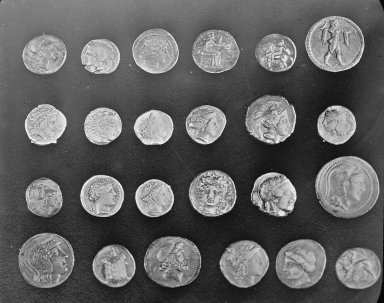
#> input picture skimage.data.coins(), 384 x 303 px
$ jupyter execute ' lab10_3.ipynb'
#> lines starting #> are read from the running program, lines starting #| are printed output that depends on the picture; after the words box and inside, x2 and y2 are one past the last pixel; in counts of white or black regions, pixels touching at a corner belong together
[cell 1]
import numpy as np
import matplotlib.pyplot as plt
from matplotlib import cm

from skimage import data, color
from skimage.transform import hough_circle, hough_circle_peaks
from skimage.feature import canny
from skimage.draw import circle_perimeter
from skimage.util import img_as_ubyte


# Load picture and detect edges
image = img_as_ubyte(data.coins()[160:230, 70:270])
edges = canny(image, sigma=3, low_threshold=10, high_threshold=50)
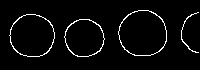
#> edges: shape (70, 200) bool; 3.8% white in thin lines or dots, all inside (x1, y1, x2, y2) = (9, 10, 199, 57)


# Detect two radii
hough_radii = np.arange(20, 35, 2)
hough_res = hough_circle(edges, hough_radii)

# Select the most prominent 3 circles
accums, cx, cy, radii = hough_circle_peaks(hough_res, hough_radii,
                                           total_num_peaks=3)
#> accums = [0.625, 0.583, 0.45]; cx = [32, 142, 84]; cy = [35, 34, 39]; radii = [22, 24, 20]

# Generating figure 2
fig, axes = plt.subplots(3, 1, figsize=(10, 12))
ax = axes.ravel()

ax[0].imshow(image, cmap=cm.gray)
ax[0].set_title('Input image')

ax[1].imshow(edges, cmap=cm.gray)
ax[1].set_title('Canny edges')

image = color.gray2rgb(image)
#> image: shape (70, 200, 3)
for center_y, center_x, radius in zip(cy, cx, radii):
    circy, circx = circle_perimeter(center_y, center_x, radius,
                                    shape=image.shape)
    image[circy, circx] = (220, 20, 20)
#> this loop made 3 passes
#> (center_y, center_x, radius) on passes 1 to 3: (35, 32, 22), (34, 142, 24), (39, 84, 20)
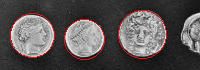
#> image: shape (70, 200, 3); mean R, G, B 88.9, 83.6, 83.6
ax[2].imshow(image, cmap=plt.cm.gray)
ax[2].set_title('Hough Circle')

# for a in ax:
#     a.set_axis_off()

plt.tight_layout()
plt.show()

[cell 2]
from skimage import io
from skimage.color import rgb2gray
from matplotlib import pyplot as plt

from skimage import data, color, img_as_ubyte
from skimage.feature import canny
from skimage.transform import hough_ellipse
from skimage.draw import ellipse_perimeter

from matplotlib import cm

filename = 'Example_Lab.jpg'
image_rgb = io.imread(filename)
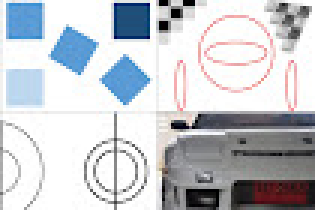
#> input picture lab_10/Example_Lab.jpg, 105 x 70 px (shown 3 times larger)
#> image_rgb is the input picture: shape (70, 105, 3); mean R, G, B 196.8, 199.9, 205.2
image_gray = rgb2gray(image_rgb)

edges = canny(image_gray, sigma=3)
#> edges: shape (70, 105) bool; 5.2% white in thin lines or dots

# Detect two radii
hough_radii = np.arange(90, 120, 2)
hough_res = hough_circle(edges, hough_radii)

# Select the most prominent 3 circles
accums, cx, cy, radii = hough_circle_peaks(hough_res, hough_radii
                                          , total_num_peaks=10)
#> accums = [0.0284, 0.0273, 0.0261, 0.0261, 0.0254, 0.0254, 0.0254, 0.0254, 0.025, 0.0246]; cx = [5, 8, 3, 4, 7, 11, 10, 9, 3, 6]; cy = [37, 39, 37, 40, 37, 46, 44, 42, 48, 40]; radii = [92, 90, 94, 94, 90, 90, 90, 90, 98, 92]

# Generating figure 2
fig, axes = plt.subplots(3, 1, figsize=(18, 21), sharex=True, sharey=True)
ax = axes.ravel()

ax[0].imshow(image_rgb, cmap=cm.gray)
ax[0].set_title('Input image')

ax[1].imshow(edges, cmap=cm.gray)
ax[1].set_title('Canny edges')

# ax[2].imshow(edges * 0)
image = color.gray2rgb(image_gray)
#> image: shape (70, 105, 3) float64
for center_y, center_x, radius in zip(cy, cx, radii):
    circy, circx = circle_perimeter(center_y, center_x, radius,
                                    shape=image.shape)
    image[circy, circx] = (255, 0, 0)
#> this loop made 10 passes
#> (center_y, center_x, radius) on passes 1 to 10: (37, 5, 92), (39, 8, 90), (37, 3, 94), (40, 4, 94), (37, 7, 90), (46, 11, 90), (44, 10, 90), (42, 9, 90), (48, 3, 98), (40, 6, 92)
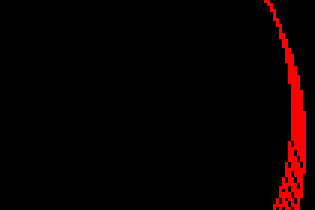
#> image: shape (70, 105, 3) float64 (shown 3 times larger); mean R, G, B 10.3, 0.8, 0.8
ax[2].imshow(image, cmap=plt.cm.gray)

plt.tight_layout()
plt.show()
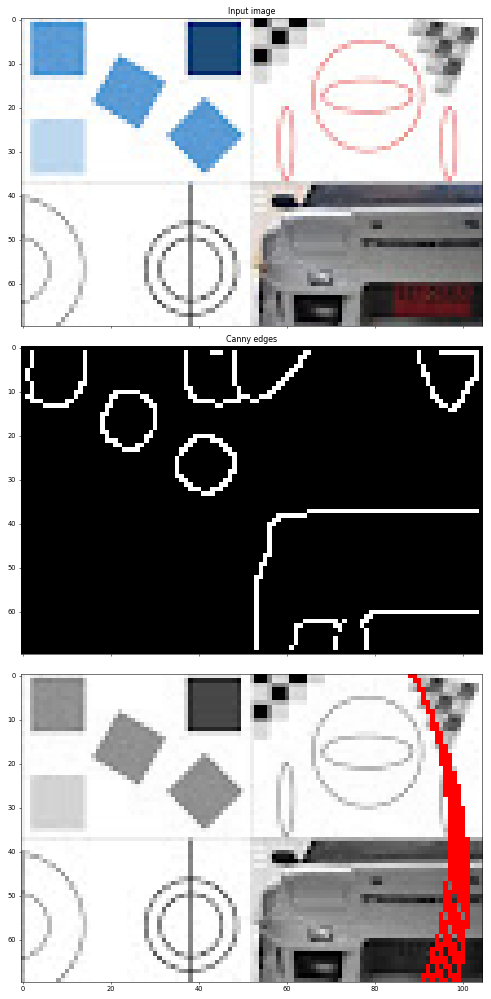
#> figure drawn by matplotlib, 3 panels

[cell 3]
import matplotlib.pyplot as plt

from skimage import data, color, img_as_ubyte
from skimage.feature import canny
from skimage.transform import hough_ellipse
from skimage.draw import ellipse_perimeter

# Load picture, convert to grayscale and detect edges
image_rgb = data.coffee()[0:220, 160:420]
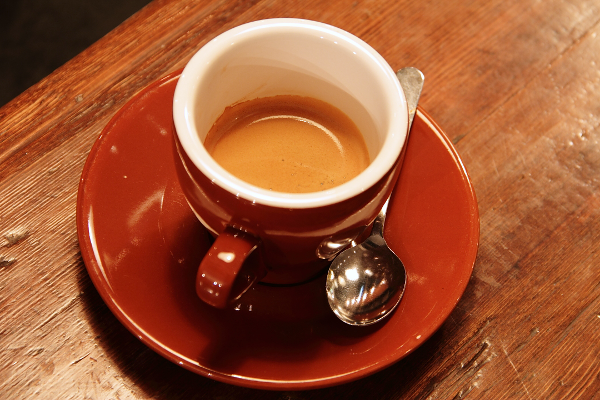
#> input picture skimage.data.coffee(), 600 x 400 px
#> image_rgb: shape (220, 260, 3)
image_gray = color.rgb2gray(image_rgb)
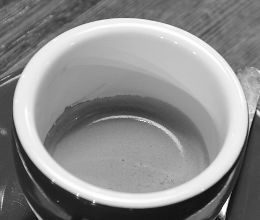
#> image_gray: shape (220, 260) float64; min 0.044, max 1, mean 0.549
edges = canny(image_gray, sigma=2.0,
              low_threshold=0.55, high_threshold=0.8)
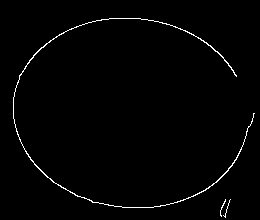
#> edges: shape (220, 260) bool; 1.4% white in thin lines or dots, all inside (x1, y1, x2, y2) = (13, 18, 255, 218)

# Perform a Hough Transform
# The accuracy corresponds to the bin size of a major axis.
# The value is chosen in order to get a single high accumulator.
# The threshold eliminates low accumulators
result = hough_ellipse(edges, accuracy=20, threshold=250,
                       min_size=100, max_size=120)
result.sort(order='accumulator')

# Estimated parameters for the ellipse
best = list(result[-1])
#> best = [281, 112.5, 130.5, 116.6, 94.09, 1.68]
yc, xc, a, b = [int(round(x)) for x in best[1:5]]
#> yc = 112; xc = 130; a = 117; b = 94
orientation = best[5]
#> orientation = 1.68

# Draw the ellipse on the original image
cy, cx = ellipse_perimeter(yc, xc, a, b, orientation)
#> cy = 606 values, max 206 at index 145, min 17 at index 0, mean 111.5; cx = 606 values, max 247 at index 439, min 12 at index 136, mean 129.5
image_rgb[cy, cx] = (0, 0, 255)
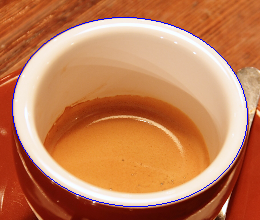
#> image_rgb: shape (220, 260, 3); mean R, G, B 195.5, 126.7, 86.5
# Draw the edge (white) and the resulting ellipse (red)
edges2 = color.gray2rgb(img_as_ubyte(edges))
edges2[cy, cx] = (250, 0, 0)
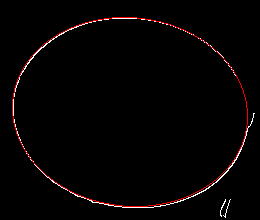
#> edges2: shape (220, 260, 3); mean R, G, B 5.4, 2.8, 2.8

fig2, (ax1, ax2, ax3) = plt.subplots(ncols=3, nrows=1, figsize=(16, 4),
                                sharex=True, sharey=True)

ax1.set_title('Original picture')
ax1.imshow(image_rgb)

ax2.set_title('Edge detection')
ax2.imshow(edges)

ax3.set_title('Edge (white) and result (red)')
ax3.imshow(edges2)

plt.show()
